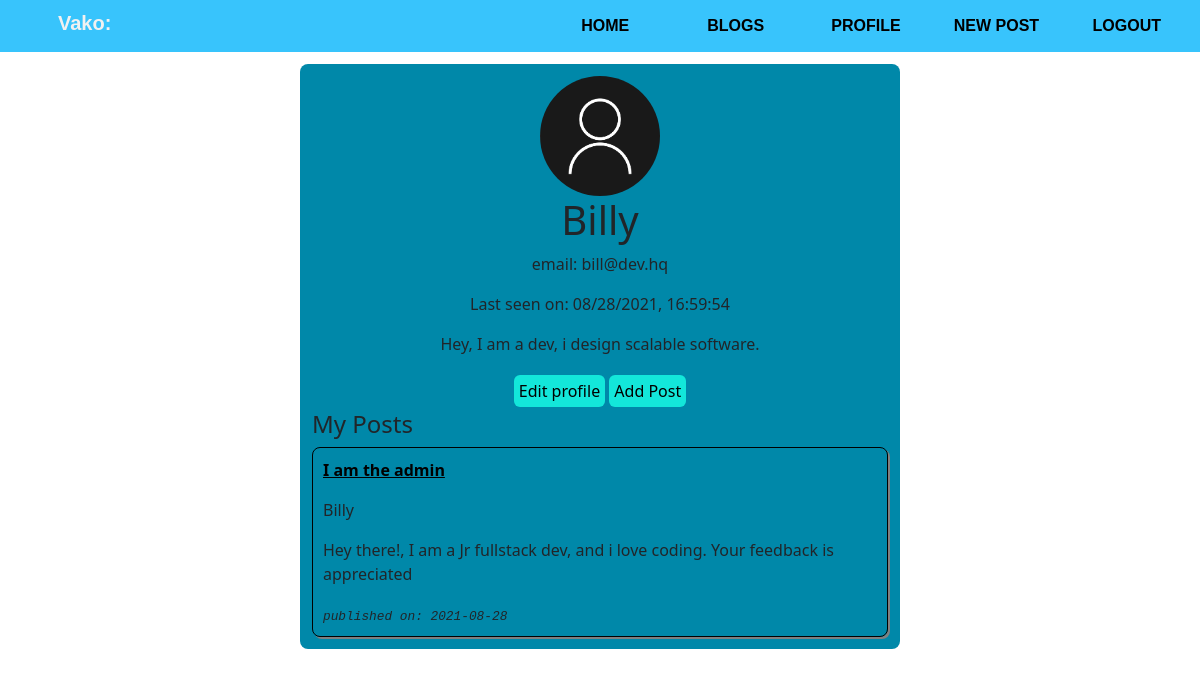
Page /user_account/Billy (signed in) on the earlier database version.
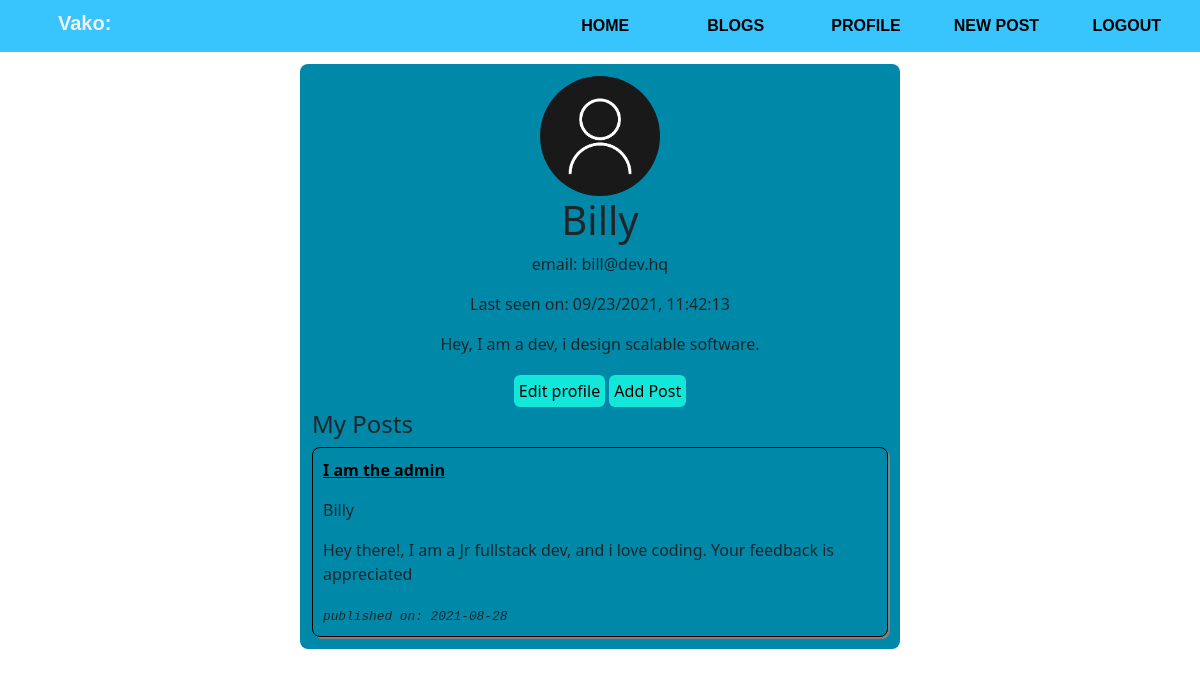
Same page on the later database version.
### app/models.py (models this page shows, shortened)
class User(UserMixin, db.Model):
    id = db.Column(db.Integer, primary_key=True)
    username = db.Column(db.String(64), index=True, unique=True)
    email = db.Column(db.String(120), index=True, unique=True)
    image_file = db.Column(db.String(20), nullable=True, default='default.jpg')
    password_hash = db.Column(db.String(128))
    posts = db.relationship('Post', backref='author', lazy='dynamic')
    about_me = db.Column(db.String(160))
    last_seen = db.Column(db.DateTime, default=datetime.utcnow)

class Post(db.Model):
    id = db.Column(db.Integer, primary_key=True)
    title = db.Column(db.String(20))
    body = db.Column(db.String(200))
    timestamp = db.Column(db.DateTime, index=True, default=datetime.utcnow)
    user_id = db.Column(db.Integer, db.ForeignKey('user.id'))

### app/routes.py (the view)
@app.route('/user_account/<username>')
@login_required
def user_account(username):
  user = User.query.filter_by(username=username).first_or_404()
  posts = Post.query.all()
  return render_template('user_profile.html', title='Profile', user=user, posts=posts)

### app/models.py (called while the page is built)
@login.user_loader
def load_user(id):
    return User.query.get(int(id))

### app/routes.py (called while the page is built)
@app.before_request
def before_request():
  if current_user.is_authenticated:
    current_user.last_seen = datetime.utcnow()
    db.session.commit()

### app/templates/user_profile.html
{% extends 'base.html' %}
{% block content %}
    <div id="profile-card">
        <div class="profile-detail">
            <img class="round-img" src="../static/profile_pics/default.jpg" alt="profile avatar">
            <h1>{{ user.username }}</h1>
            <p>email: {{ user.email }}</p>
            {% if user.last_seen %}<p>Last seen on: {{ user.last_seen.strftime("%m/%d/%Y, %H:%M:%S") }}</p>{% endif %}
            {% if user.about_me %}<p>{{ user.about_me }}</p>{% endif %}
            <span class="btn">
                {% if user == current_user %}
                <a href="{{ url_for('edit_profile') }}">Edit profile</a>
                <a href="{{ url_for('upload_post') }}">Add Post</a>
                {% endif %}
            </span>
        </div>
        <h4>My Posts</h4>
        <div class="personal-posts">
            {% for post in posts %}
                {% if post.author == current_user  %}
                    <div>
                        <p class="post-title"><a href="{{ url_for('post', post_id=post.id)}}">{{ post.title }}</a></p>
                        <p>{{ post.author.username }}</p>
                        <p>{{ post.body }}</p>
                        <em>published on: {{ post.timestamp.strftime('%Y-%m-%d') }}</em>
                    </div>
                {% endif %}
            {% endfor %}
        </div>
    </div>
{% endblock %}

### app/templates/base.html (shortened to what this page needs)
<!DOCTYPE html>
<html lang="en">
<head>
  <link rel="stylesheet" href="{{ url_for('static', filename='css/main.css') }}">
  <link href="https://cdn.jsdelivr.net/npm/bootstrap@5.1.0/dist/css/bootstrap.min.css" rel="stylesheet">
</head>
<body>
  <nav>
    <label class="logo">Vako:</label>
    <a href="{{url_for('index')}}">Home</a>
    <a href="{{url_for('view_post') }}">Blogs</a>
    {% if current_user.is_anonymous %}
      <a href=" {{ url_for('login') }} ">login</a>
      <a href="{{url_for('register') }}">Sign Up!</a>
    {% else %}
      <a href="{{ url_for('user_account', username=current_user.username) }}"> Profile</a>
      <a href="{{url_for('upload_post') }}">New Post</a>
      <a href="{{url_for('logout') }}">logout</a>
    {% endif %}
  </nav>
  {% block content %}{% endblock %}
</body>
</html>

### app/static/css/main.css (style rules this page uses)
* { margin: 0; padding: 0; }
nav { display: flex; justify-content: flex-end; background-color: rgba(55, 196, 252, 0.993); font-family: 'Monteserrat', sans-serif; padding: 8px; }
nav a { text-decoration: none; flex-basis: 10%; text-align: center; color: #000; margin: 6px; border-radius: 4px; text-transform: uppercase; font-weight: 600; }
.logo { cursor: pointer; font-size: 20px; font-weight: 600; margin-right: auto; color: #f1f1f1; margin-left: 50px; font-family: 'Monteserrat', sans-serif; }
.post-title a { font-size: medium; font-weight: 600; text-decoration: underline; color: #000; }
em { font-family: monospace; font-size: .8em; }
.personal-posts { display: flex; justify-content: center; flex-direction: column; border: 1px solid #000; box-shadow: 2px 2px gray; border-radius: 8px; padding: 10px; }
#profile-card { display: flex; flex-direction: column; background-color: #0088a9; border-radius: 8px; justify-content: center; width: 50%; margin: auto; margin-top: 12px; padding: 12px; }
.profile-detail { text-align: center; }
.profile-detail a { text-decoration: none; background-color: #16f1dfe7; color: #000; border-radius: 6px; padding: 5px; }
.round-img { border-radius: 60%; width: 120px; height: 120px; }

Differences in the rows shown:
changed User "Billy": last_seen "08/28/2021, 16:59:54" → "09/23/2021, 11:42:13"
